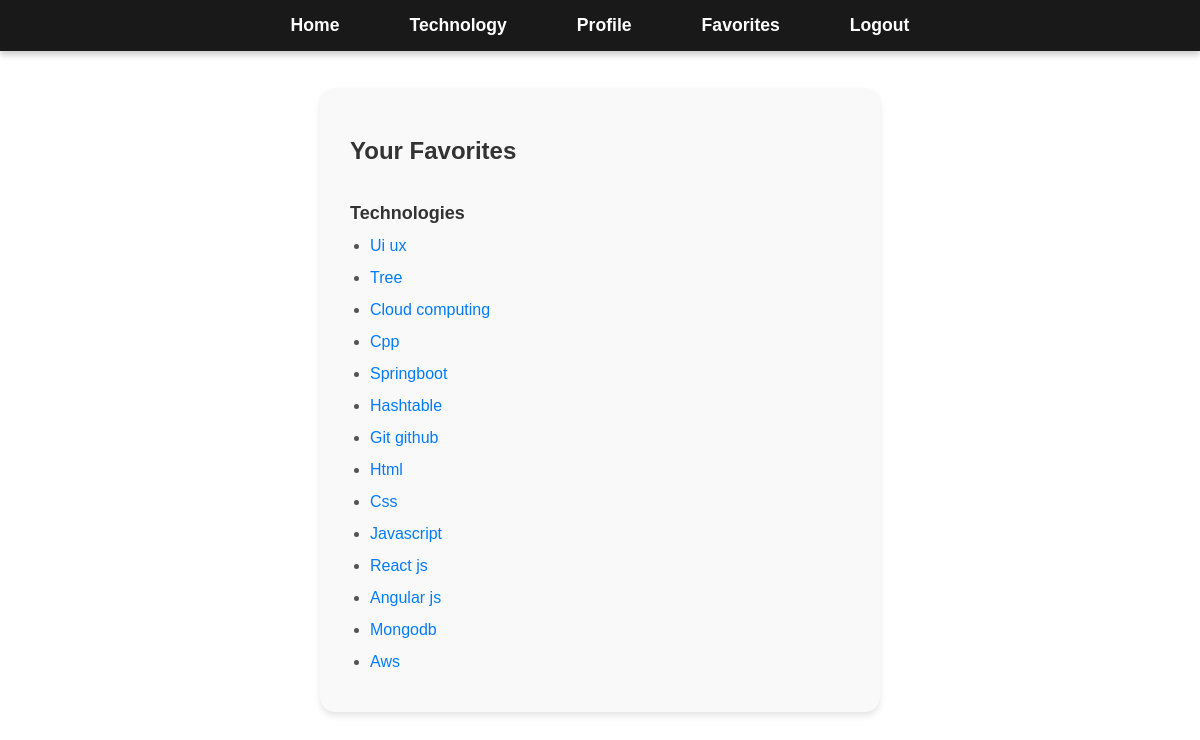
The page /favorites (signed in) on the database its author committed.
### tables this page shows
CREATE TABLE favorites (
            id INTEGER PRIMARY KEY AUTOINCREMENT,
            user_id INTEGER NOT NULL,
            tech_name TEXT NOT NULL,
            FOREIGN KEY (user_id) REFERENCES users(id)
        );

### app.py (the view)
@app.route('/favorites')
def favorites():
    if 'user_id' not in session:
        flash('You must be logged in to view your favorites.', 'error')
        return redirect(url_for('login'))
    user_id = session['user_id']
    conn = get_db_connection()
    favorites = conn.execute('SELECT tech_name FROM favorites WHERE user_id = ?', (user_id,)).fetchall()
    conn.close()
    favorite_techs = [favorite['tech_name'] for favorite in favorites]
    return render_template('favorites.html', favorites=favorite_techs)

### app.py (called while the page is built)
def get_db_connection():
    conn = sqlite3.connect('tech_vision.db')
    conn.row_factory = sqlite3.Row
    return conn

### templates/favorites.html (shortened to what this page needs)
<!DOCTYPE html>
<html lang="en">
<head>
    <link rel="stylesheet" href="{{ url_for('static', filename='css/profile.css') }}">
</head>
<body>
    <header>
        <nav>
            <ul class="center-links">
                <li><a href="{{ url_for('index') }}" id="home-btn">Home</a></li>
                <li><a href="{{ url_for('technology_home') }}">Technology</a></li>
                <li><a href="{{ url_for('profile') }}">Profile</a></li>
                <li class="active"><a href="{{ url_for('favorites') }}">Favorites</a></li>
                <li class="logout"><a href="{{ url_for('logout') }}">Logout</a></li>
            </ul>
        </nav>
    </header>
    <section class="tech-section">
        <h2>Your Favorites</h2>
        <h3 id="favorites-heading">Technologies</h3>
        <div id="favorite-techs">
            {% if favorites %}
                <ul>
                    {% for tech in favorites %}
                        <li>
                            <a href="{{ url_for('technology', tech_name=tech|lower) }}">{{ tech|capitalize }}</a>
                        </li>
                    {% endfor %}
                </ul>
            {% else %}
                <p>You haven't added any favorite technologies yet.</p>
            {% endif %}
        </div>
    </section>
</body>
</html>

### static/css/profile.css (style rules this page uses)
body { display: flex; flex-direction: column; margin: 0; font-family: Arial, sans-serif; background-image: url('https://i.pinimg.com/originals/8e/f5/b2/8ef5b2088947661859ed3f0d2ff67349.jpg'); background-size: cover; background-position: center; height: 100vh; }
header { position: fixed; top: 0; width: 100%; background-color: rgba(0, 0, 0, 0.9); padding: 15px 0; z-index: 100; box-shadow: 0 4px 6px rgba(0, 0, 0, 0.2); }
.center-links { list-style-type: none; margin: 0; padding: 0; display: flex; justify-content: center; gap: 30px; }
.center-links li a { text-decoration: none; color: white; font-size: 1.1rem; font-weight: bold; padding: 10px 20px; border-radius: 5px; transition: all 0.3s ease; }
h2 { margin-bottom: 10px; font-size: 24px; color: #333; }
h3 { margin-bottom: 15px; font-size: 20px; color: #007bff; }
.tech-section { display: flex; flex-direction: column; justify-content: center; align-items: flex-start; margin: auto; padding: 30px; width: 100%; max-width: 500px; background-color: #f9f9f9; border-radius: 15px; box-shadow: 0 4px 6px rgba(0, 0, 0, 0.1); text-align: left; }
.tech-section h2 { font-size: 24px; font-weight: bold; color: #333; margin-bottom: 20px; }
.tech-section h3 { font-size: 18px; font-weight: bold; color: #333; margin-bottom: 10px; }
.tech-section ul { list-style-type: disc; padding-left: 20px; margin: 0; }
.tech-section li { font-size: 16px; color: #555; margin-bottom: 8px; line-height: 1.5; }
.tech-section a { text-decoration: none; color: #007bff; }

### rows shown on the page
favorites: tech_name "Ui ux"
favorites: tech_name "Tree"
favorites: tech_name "Cloud computing"
favorites: tech_name "Cpp"
favorites: tech_name "Springboot"
favorites: tech_name "Hashtable"
favorites: tech_name "Git github"
favorites: tech_name "Html"
favorites: tech_name "Css"
favorites: tech_name "Javascript"
favorites: tech_name "React js"
favorites: tech_name "Angular js"
favorites: tech_name "Mongodb"
favorites: tech_name "Aws"
